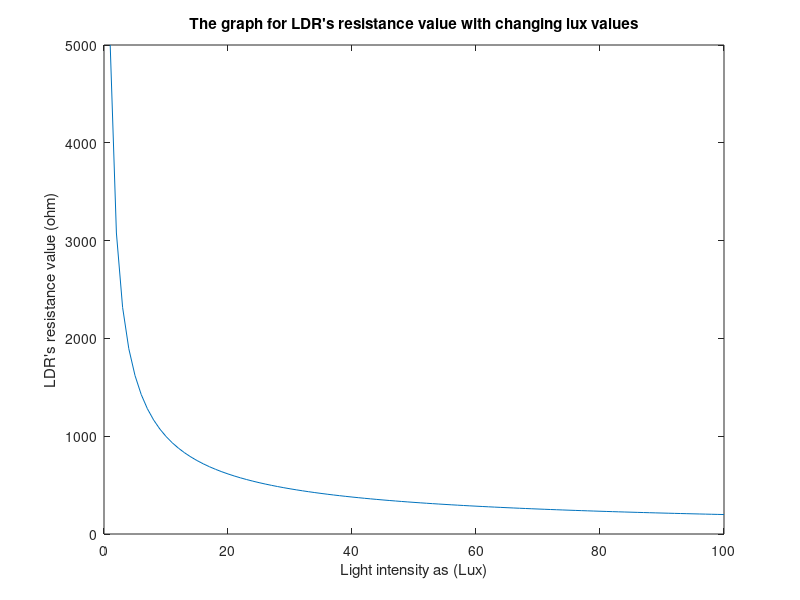

This figure's MATLAB source:
% The graph for LDR's resistance value with changing lux values
A=5000;
B=-0.7;
Lux=0:1:100;
R=A.*(Lux).^B;
plot(Lux,R);
xlabel('Light intensity as (Lux)');
ylabel('LDR''s resistance value (ohm)');
title('The graph for LDR''s resistance value with changing lux values');